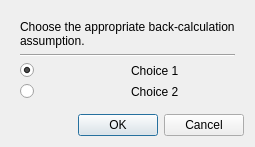
<?xml version="1.0" encoding="UTF-8"?>
<ui version="4.0">
 <class>ContinuousBackCalculationDialog</class>
 <widget class="QDialog" name="ContinuousBackCalculationDialog">
  <property name="geometry"><rect><x>0</x><y>0</y><width>0</width><height>0</height></rect></property>
  <property name="windowTitle"><string>Choose Back Calculation Result</string></property>
  <layout class="QVBoxLayout" name="dialog_layout">
   <item><widget class="QScrollArea" name="content_scroll">
    <property name="frameShape"><enum>QFrame::NoFrame</enum></property><property name="widgetResizable"><bool>true</bool></property><property name="horizontalScrollBarPolicy"><enum>Qt::ScrollBarAlwaysOff</enum></property><property name="verticalScrollBarPolicy"><enum>Qt::ScrollBarAsNeeded</enum></property>
    <widget class="QWidget" name="content_widget"><property name="geometry"><rect><x>0</x><y>0</y><width>0</width><height>0</height></rect></property>
     <layout class="QVBoxLayout" name="content_layout">
      <item><widget class="QLabel" name="info_label"><property name="text"><string>Choose the appropriate back-calculation assumption.</string></property><property name="wordWrap"><bool>true</bool></property></widget></item>
      <item><widget class="Line" name="line"><property name="orientation"><enum>Qt::Horizontal</enum></property></widget></item>
      <item><layout class="QHBoxLayout" name="choice1_layout"><item><widget class="QRadioButton" name="choice1_btn"><property name="text"><string/></property><property name="checked"><bool>true</bool></property></widget></item><item><widget class="QLabel" name="choice1_label"><property name="text"><string>Choice 1</string></property><property name="wordWrap"><bool>true</bool></property><property name="buddy"><cstring>choice1_btn</cstring></property></widget></item></layout></item>
      <item><layout class="QHBoxLayout" name="choice2_layout"><item><widget class="QRadioButton" name="choice2_btn"><property name="text"><string/></property></widget></item><item><widget class="QLabel" name="choice2_label"><property name="text"><string>Choice 2</string></property><property name="wordWrap"><bool>true</bool></property><property name="buddy"><cstring>choice2_btn</cstring></property></widget></item></layout></item>
     </layout>
    </widget>
   </widget></item>
   <item><widget class="QDialogButtonBox" name="buttonBox"><property name="orientation"><enum>Qt::Horizontal</enum></property><property name="standardButtons"><set>QDialogButtonBox::Cancel|QDialogButtonBox::Ok</set></property></widget></item>
  </layout>
 </widget>
 <tabstops><tabstop>choice1_btn</tabstop><tabstop>choice2_btn</tabstop><tabstop>buttonBox</tabstop></tabstops>
 <resources/>
 <connections><connection><sender>buttonBox</sender><signal>accepted()</signal><receiver>ContinuousBackCalculationDialog</receiver><slot>accept()</slot><hints/></connection><connection><sender>buttonBox</sender><signal>rejected()</signal><receiver>ContinuousBackCalculationDialog</receiver><slot>reject()</slot><hints/></connection></connections>
</ui>
